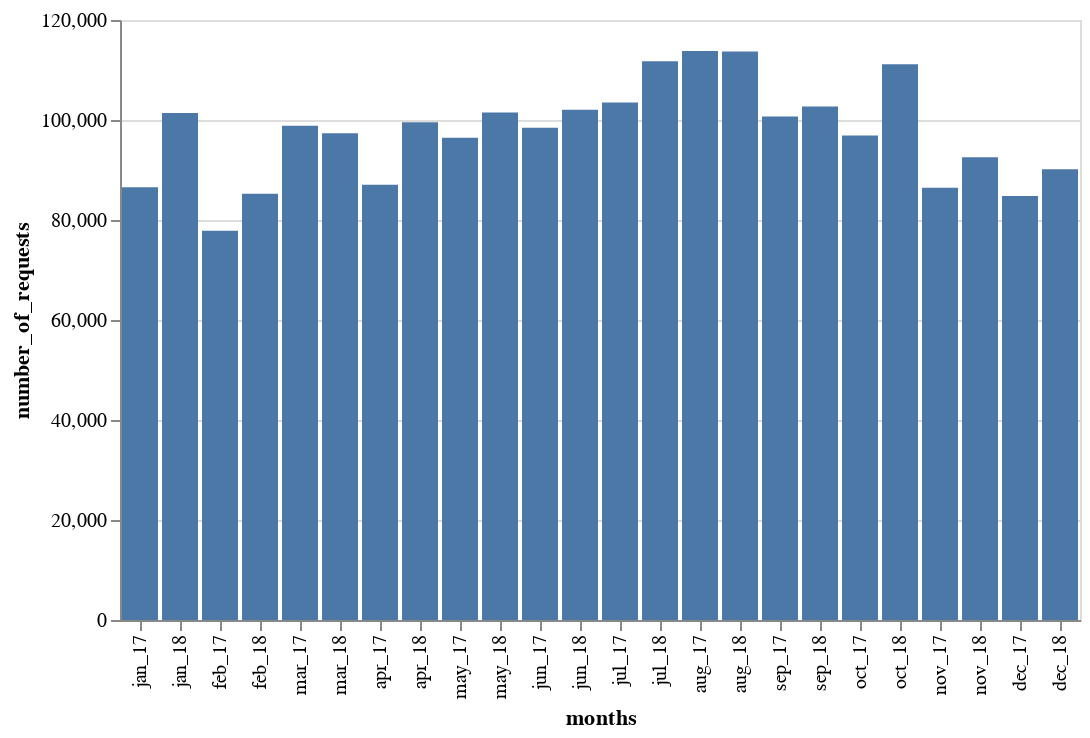

The code cell stored with this chart in its notebook:
### Code cell
#chart comparing month-by-month number of requests in 2017 and 2018

freqs = []

for month in lsts:
    val = len(month['ElapsedTime'])
    freqs.append(val)
    
res1 = dict(zip(lst, freqs))
res1

df_comp1 = pd.DataFrame(list(res1.items()),columns = ['months','number_of_requests'])
df_comp1


alt.Chart(df_comp1).mark_bar().encode(
    x=alt.X('months', sort=lst),
    y='number_of_requests')

### Figure 1 — Vega-Lite specification as saved in the notebook (floating-point values rounded to 4 significant figures)
{"config": {"view": {"continuousWidth": 400, "continuousHeight": 300}}, "data": {"name": "data-ef3a96581d3e34be9c9df363d46b433b"}, "mark": "bar", "encoding": {"x": {"type": "nominal", "field": "months", "sort": ["jan_17", "jan_18", "feb_17", "feb_18", "mar_17", "mar_18", "apr_17", "apr_18", "may_17", "may_18", "jun_17", "jun_18", "jul_17", "jul_18", "aug_17", "aug_18", "sep_17", "sep_18", "oct_17", "oct_18", "nov_17", "nov_18", "dec_17", "dec_18"]}, "y": {"type": "quantitative", "field": "number_of_requests"}}, "$schema": "https://vega.github.io/schema/vega-lite/v4.0.2.json", "datasets": {"data-ef3a96581d3e34be9c9df363d46b433b": [{"months": "jan_17", "number_of_requests": 86566}, {"months": "jan_18", "number_of_requests": 101387}, {"months": "feb_17", "number_of_requests": 77829}, {"months": "feb_18", "number_of_requests": 85242}, {"months": "mar_17", "number_of_requests": 98867}, {"months": "mar_18", "number_of_requests": 97338}, {"months": "apr_17", "number_of_requests": 87050}, {"months": "apr_18", "number_of_requests": 99532}, {"months": "may_17", "number_of_requests": 96440}, {"months": "may_18", "number_of_requests": 101512}, {"months": "jun_17", "number_of_requests": 98460}, {"months": "jun_18", "number_of_requests": 102044}, {"months": "jul_17", "number_of_requests": 103509}, {"months": "jul_18", "number_of_requests": 111745}, {"months": "aug_17", "number_of_requests": 113783}, {"months": "aug_18", "number_of_requests": 113720}, {"months": "sep_17", "number_of_requests": 100682}, {"months": "sep_18", "number_of_requests": 102693}, {"months": "oct_17", "number_of_requests": 96899}, {"months": "oct_18", "number_of_requests": 111147}, {"months": "nov_17", "number_of_requests": 86457}, {"months": "nov_18", "number_of_requests": 92526}, {"months": "dec_17", "number_of_requests": 84816}, {"months": "dec_18", "number_of_requests": 90132}]}}
